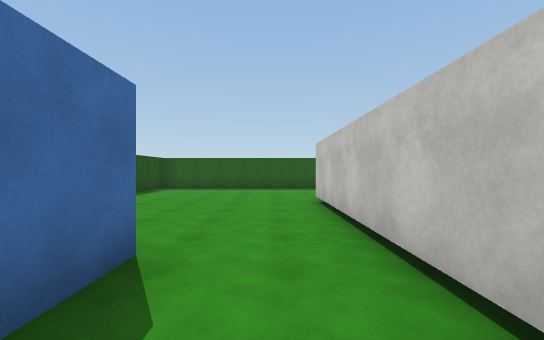
view 1 (above)

24 first-person views from a walk through a Unity game level. The camera is 1.5 m above the floor, looks level and sees 90° across. The floor is counted in squares, 2 m on a side. Each view is taken from the middle of a square. On the plan, view 1 faces up. The plan holds only what a view shows up to about 10 squares ahead; the rest is blank. The player is left out. Surface patterns are stand-ins for the level's own textures.

view 2
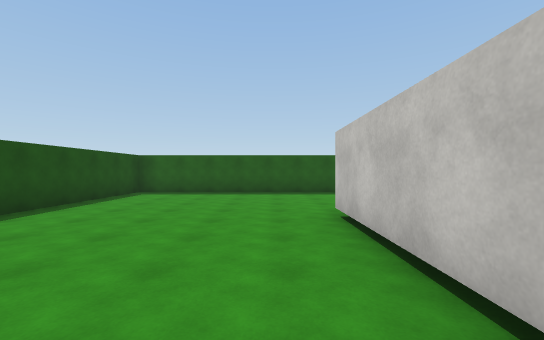

view 3
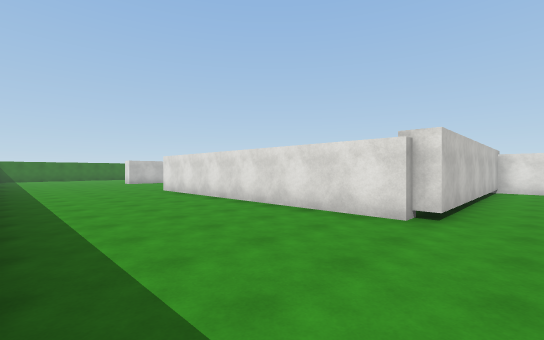

view 4
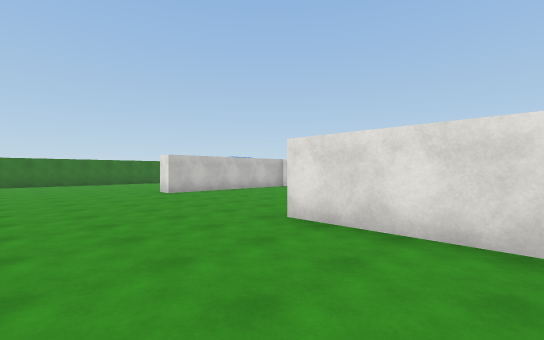

view 5
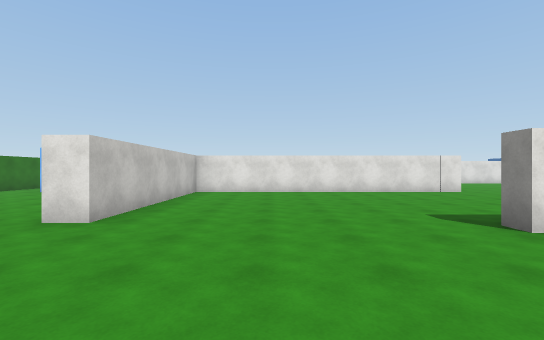

view 6
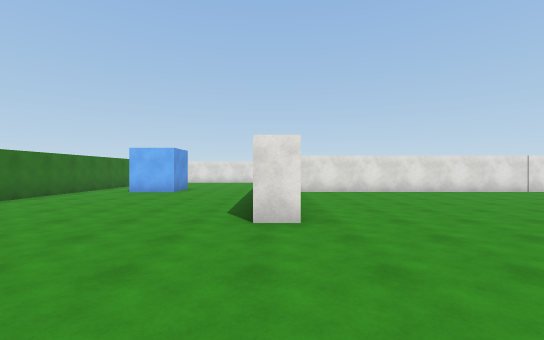

view 7
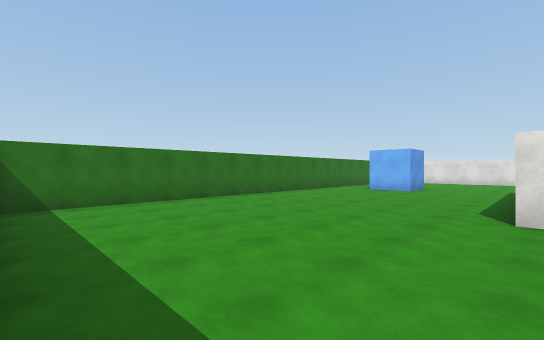

view 8
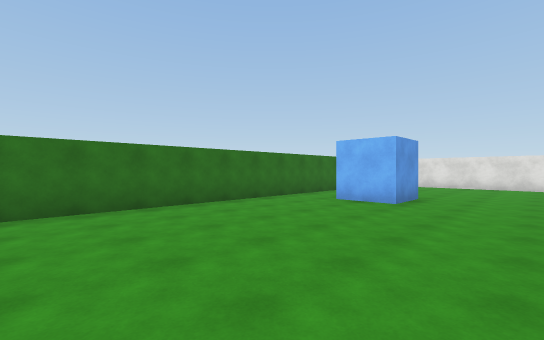

view 9
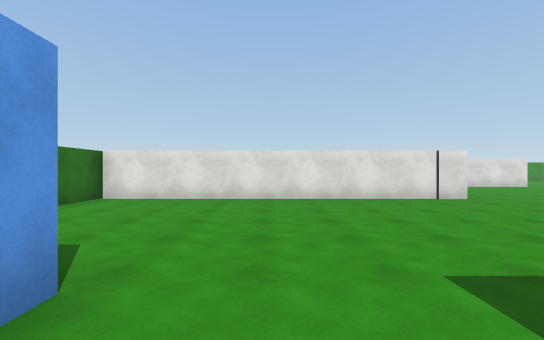

view 10
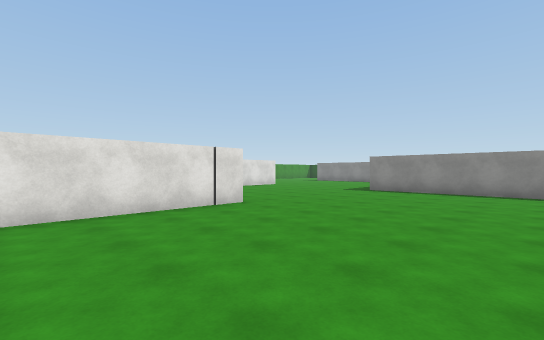

view 11
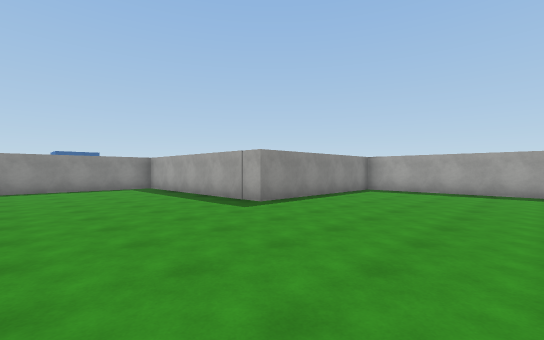

view 12
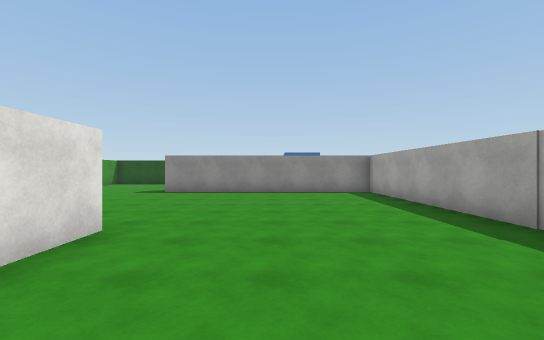

view 13
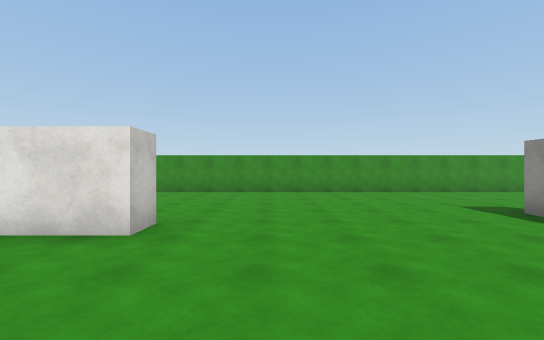

view 14
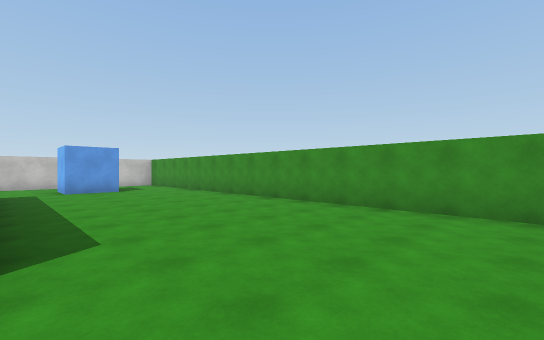

view 15
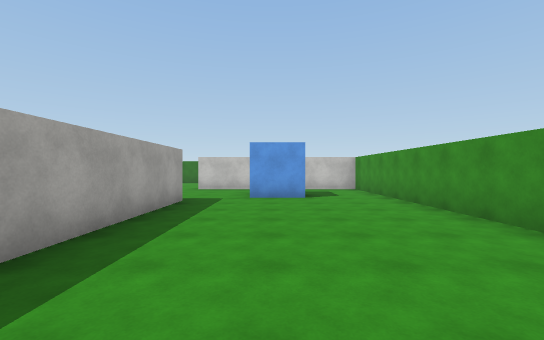

view 16
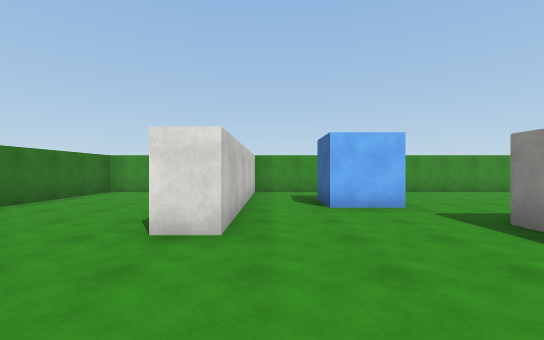

view 17
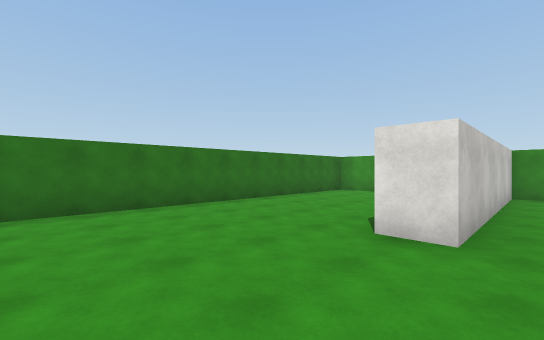

view 18
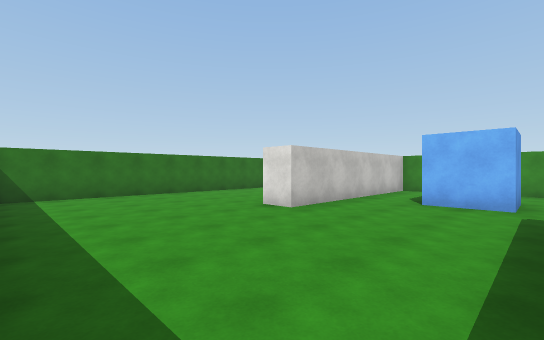

view 19
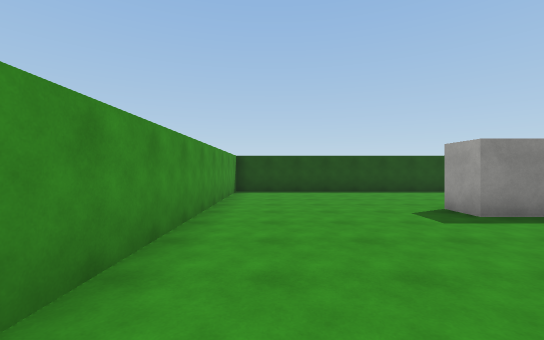

view 20
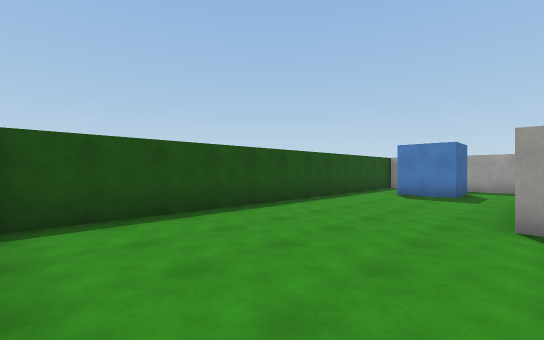

view 21
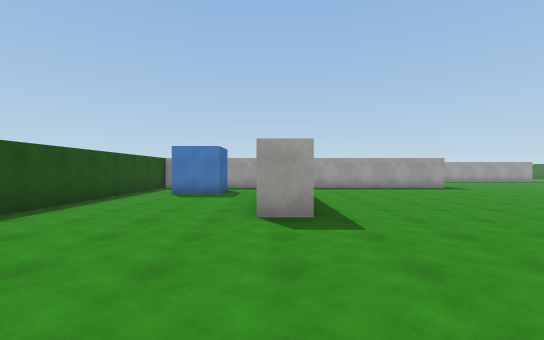

view 22
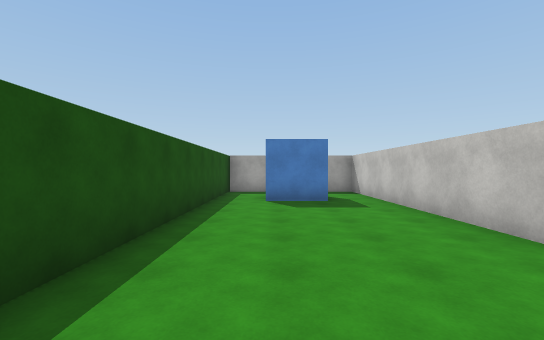

view 23
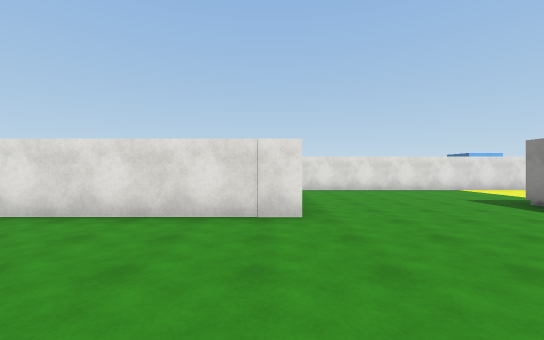

view 24
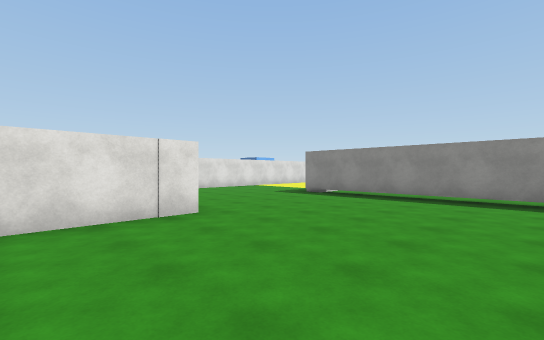

### Floor plan
Points are (right, up) in squares from view 1. A wall is a line through its corners. A room is listed if a view was taken in it or the views show most of it. See-through windows are left out.
Room 1 (view 1)
walls: (0, -0.3) (1, -0.3)
ways out: opening at (-0.5, 1.5) to room 2
Room 2 (views 2, 3, 4, 5, 6, 7, 8, 9, 10, 11, 12, 13, 14, 15, 16, 17, 18, 19, 20, 21, 22, 23, 24)
walls: (7.2, -0.6) (7.2, -5.6) (0.7, -5.6) (0.7, -12.7) (-0.2, -12.7); (12, 0) (7.9, 0); (6.5, 0.7) (15.6, 0.7) (15.6, 6.1) (16.4, 6.1); (12.9, -6) (22.4, -6); (1, -0.3) (1, 6.5) (1.5, 6.5); (6.6, -11.9) (6.6, -11.1) (8.1, -11.1); (13.7, -11.2) (13.7, -11.8) (9.1, -11.8); (19.3, -0.8) (19.3, 0.8) (20.9, 0.8); (1.7, 5) (1.7, -0.8); (-1.6, -6.9) (-1.6, -8.4) (-3.2, -8.4); (-1.2, 2.5) (-1.2, 1.1); (1.4, 6.8) (9.9, 6.8) (9.9, 6.2); (-0.2, -12.2) (-0.2, -6.6); (14.3, -15) (14.3, -13.4) (15.8, -13.4) (15.8, -14.9); (22.5, -1.8) (22.5, 11); (22.5, -6.2) (22.5, -4.6); (-4.5, -6.6) (-4.5, -17.3) (17.6, -17.3) (17.6, -11.1) (18.5, -11.1); (2.2, 11.3) (-4.5, 11.3) (-4.5, 6.5); (21.1, -17.3) (22.5, -17.3) (22.5, -7)
ways out: opening at (-0.5, 1.5) to room 1; opening at (-4, -7.5) to room 3; opening at (-1, -7.5)
Room 3 (no view inside)
walls: (-3.5, -5.6) (-4.5, -5.6) (-4.5, -6.6)
ways out: opening at (-4, -7.5) to room 2; opening at (-2.5, -6)

Where each view was taken, in squares from view 1:
view 1: 0 up, 0 right, facing up
view 2: 2 up, 0 right, facing up
view 3: 11 up, 0 right, facing down-right
view 4: 10 up, 7 right, facing down-right
view 5: 10 up, 13 right, facing down
view 6: 10 up, 16 right, facing down
view 7: 11 up, 16 right, facing down-right
view 8: 7 up, 17 right, facing down-right
view 9: 1 up, 18 right, facing down
view 10: 1 down, 17 right, facing down-left
view 11: 10 down, 12 right, facing up-left
view 12: 9 down, 10 right, facing left
view 13: 8 down, 5 right, facing down
view 14: 12 down, 4 right, facing down-right
view 15: 14 down, 7 right, facing right
view 16: 8 down, 17 right, facing down
view 17: 8 down, 17 right, facing down-right
view 18: 7 down, 14 right, facing down-right
view 19: 16 down, 5 right, facing left
view 20: 17 down, 0 right, facing up-left
view 21: 17 down, 0 right, facing up
view 22: 15 down, 3 left, facing up
view 23: 5 up, 7 right, facing down
view 24: 5 up, 9 right, facing down-left
